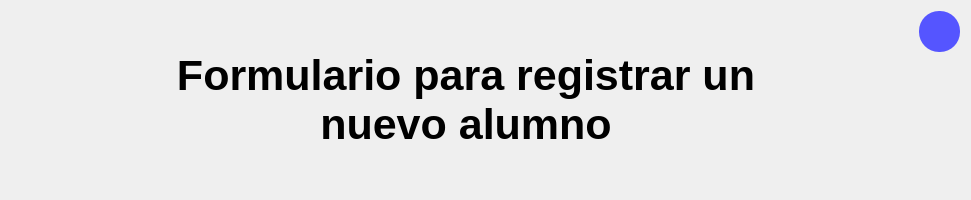
              <widget class="QFrame" name="mensaje_bienvenida">
               <property name="minimumSize">
                <size>
                 <width>971</width>
                 <height>200</height>
                </size>
               </property>
               <property name="maximumSize">
                <size>
                 <width>1000</width>
                 <height>200</height>
                </size>
               </property>
               <property name="font">
                <font>
                 <pointsize>1</pointsize>
                </font>
               </property>
               <property name="styleSheet">
                <string notr="true"/>
               </property>
               <property name="frameShape">
                <enum>QFrame::NoFrame</enum>
               </property>
               <property name="frameShadow">
                <enum>QFrame::Raised</enum>
               </property>
               <property name="tipo" stdset="0">
                <string>espacio_titulo_form</string>
               </property>
               <layout class="QHBoxLayout" name="horizontalLayout_2">
                <item>
                 <spacer name="horizontalSpacer">
                  <property name="orientation">
                   <enum>Qt::Horizontal</enum>
                  </property>
                  <property name="sizeHint" stdset="0">
                   <size>
                    <width>40</width>
                    <height>20</height>
                   </size>
                  </property>
                 </spacer>
                </item>
                <item>
                 <widget class="QLabel" name="foto_anadir_alumno">
                  <property name="sizePolicy">
                   <sizepolicy hsizetype="Preferred" vsizetype="Preferred">
                    <horstretch>0</horstretch>
                    <verstretch>0</verstretch>
                   </sizepolicy>
                  </property>
                  <property name="minimumSize">
                   <size>
                    <width>0</width>
                    <height>0</height>
                   </size>
                  </property>
                  <property name="maximumSize">
                   <size>
                    <width>160</width>
                    <height>140</height>
                   </size>
                  </property>
                  <property name="styleSheet">
                   <string notr="true"/>
                  </property>
                  <property name="text">
                   <string/>
                  </property>
                  <property name="pixmap">
                   <pixmap resource="../recursos_de_imagenes/recursos_de_imagenes_tela_app.qrc">:/iconos/iconos_de_interfaz/estudiantes.png</pixmap>
                  </property>
                  <property name="scaledContents">
                   <bool>true</bool>
                  </property>
                 </widget>
                </item>
                <item>
                 <widget class="QLabel" name="label_titulo_formulario">
                  <property name="sizePolicy">
                   <sizepolicy hsizetype="Preferred" vsizetype="Preferred">
                    <horstretch>0</horstretch>
                    <verstretch>0</verstretch>
                   </sizepolicy>
                  </property>
                  <property name="minimumSize">
                   <size>
                    <width>600</width>
                    <height>0</height>
                   </size>
                  </property>
                  <property name="font">
                   <font>
                    <family>Segoe UI</family>
                    <pointsize>32</pointsize>
                    <weight>75</weight>
                    <italic>false</italic>
                    <bold>true</bold>
                   </font>
                  </property>
                  <property name="styleSheet">
                   <string notr="true"/>
                  </property>
                  <property name="text">
                   <string>Formulario para registrar un nuevo alumno</string>
                  </property>
                  <property name="alignment">
                   <set>Qt::AlignCenter</set>
                  </property>
                  <property name="wordWrap">
                   <bool>true</bool>
                  </property>
                  <property name="tipo" stdset="0">
                   <string>titulo_form</string>
                  </property>
                 </widget>
                </item>
                <item>
                 <spacer name="horizontalSpacer_2">
                  <property name="orientation">
                   <enum>Qt::Horizontal</enum>
                  </property>
                  <property name="sizeHint" stdset="0">
                   <size>
                    <width>40</width>
                    <height>20</height>
                   </size>
                  </property>
                 </spacer>
                </item>
                <item alignment="Qt::AlignTop">
                 <widget class="QPushButton" name="boton_ayuda">
                  <property name="minimumSize">
                   <size>
                    <width>41</width>
                    <height>41</height>
                   </size>
                  </property>
                  <property name="maximumSize">
                   <size>
                    <width>41</width>
                    <height>41</height>
                   </size>
                  </property>
                  <property name="cursor">
                   <cursorShape>PointingHandCursor</cursorShape>
                  </property>
                  <property name="styleSheet">
                   <string notr="true">QPushButton{

	background-color: rgb(85, 85, 255);
	border-radius:20px;
	padding:10px;
	icon:url(:/iconos/iconos_de_interfaz/circle-question-mark.png);
}

QPushButton:hover{

	background-color:rgb(39, 39, 118);
	


}
</string>
                  </property>
                  <property name="text">
                   <string/>
                  </property>
                  <property name="iconSize">
                   <size>
                    <width>37</width>
                    <height>37</height>
                   </size>
                  </property>
                 </widget>
                </item>
               </layout>
              </widget>
